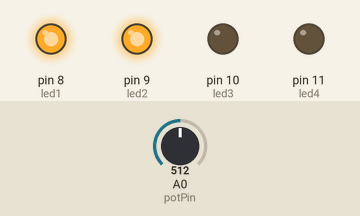
Bench run of a sketch on a simulated Arduino Uno, built with avr-gcc and run on an emulated ATmega328P. Shown: output pins drawn as LEDs (lit = HIGH). Inputs (shaded band) come from the test bench; at power-on: A0 (potPin) = 512.

Above: at 1.2 s.
1.3 s: A0 (potPin) set to 505
At 2.5 s:
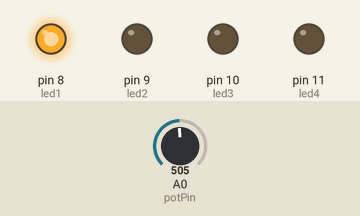
2.8 s: A0 (potPin) set to 268
4.3 s: A0 (potPin) set to 242
At 4.9 s:
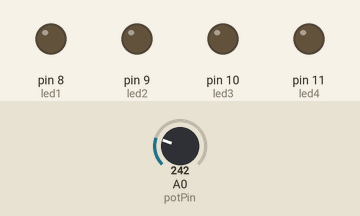
5.8 s: A0 (potPin) set to 900
At 7.0 s:
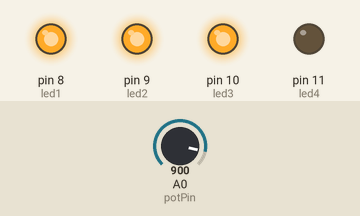
7.3 s: A0 (potPin) set to 939
At 8.4 s:
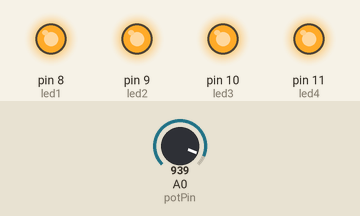
8.8 s: A0 (potPin) set to 716
At 9.5 s:
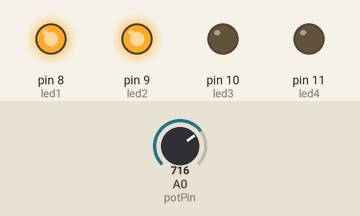
Timing chart, 0 to 11.3 s (numbered marks = the images above; inputs shaded):
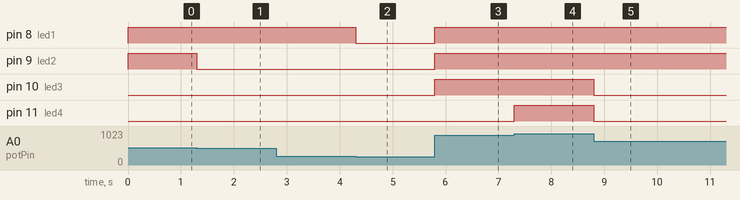

The sketch:

atividade3_Escalonamento_Barra_de_LEDs.ino
```cpp
const int potPin = A0;

const int led1 = 8;
const int led2 = 9;
const int led3 = 10;
const int led4 = 11;

void setup() {
  pinMode(led1, OUTPUT);
  pinMode(led2, OUTPUT);
  pinMode(led3, OUTPUT);
  pinMode(led4, OUTPUT);
}

void loop() {
  int valorPot = analogRead(potPin); // 0 a 1023

  // Converte para porcentagem (0 a 100)
  float porcentagem = (valorPot / 1023.0) * 100.0;

  int ledsLigados = 0;

  // Define quantos LEDs devem acender
  if (porcentagem >= 25) ledsLigados++;
  if (porcentagem >= 50) ledsLigados++;
  if (porcentagem >= 75) ledsLigados++;
  if (porcentagem >= 90) ledsLigados++;

  // Atualiza LEDs individualmente
  digitalWrite(led1, ledsLigados >= 1 ? HIGH : LOW);
  digitalWrite(led2, ledsLigados >= 2 ? HIGH : LOW);
  digitalWrite(led3, ledsLigados >= 3 ? HIGH : LOW);
  digitalWrite(led4, ledsLigados >= 4 ? HIGH : LOW);
}
```

Measured:
- the behaviour switches between 512 and 511 on A0 (potPin) (found by bisection; images 0 and 1)
- the behaviour switches between 256 and 255 on A0 (potPin) (found by bisection; images 1 and 2)
- the behaviour switches between 920 and 921 on A0 (potPin) (found by bisection; images 3 and 4)
- after the input at 1.3 s, pin 9 (led2): HIGH → LOW at once
- after the input at 2.8 s, every drawn part: stays the same
- after the input at 4.3 s, pin 8 (led1): HIGH → LOW at once
- after the input at 5.8 s, pin 8 (led1), pin 9 (led2), pin 10 (led3): LOW → HIGH at once
- after the input at 7.3 s, pin 11 (led4): LOW → HIGH at once
- after the input at 8.8 s, pin 10 (led3), pin 11 (led4): HIGH → LOW at once
